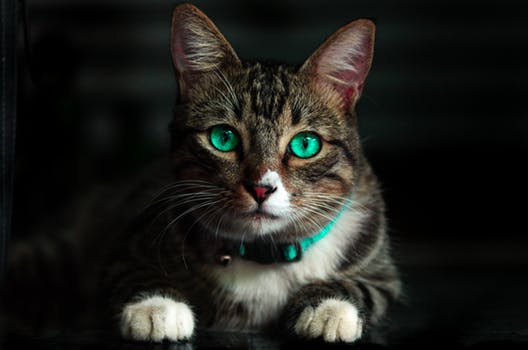
#> input picture DAY2/DATA-20220515T070511Z-001/DATA/cat.jpeg, 528 x 350 px, found by its file name
$ jupyter execute --allow-errors scaling.ipynb
#> lines starting #> are read from the running program, lines starting #| are printed output that depends on the picture
[cell 1]
import cv2
import numpy as np

[cell 2]
image = cv2.imread(r'C:\Users\akshay0909\open CV\DAY2\DATA-20220515T070511Z-001\DATA\cat.jpeg')
#> image is the input picture: shape (350, 528, 3); mean B, G, R 27.8, 31.9, 31.8
image

[cell 3]
 #(h,w)=image[:2]

[cell 4]
def resize(image,width=None, height=None,inter=cv2.INTER_AREA):

#> called with width = 100, inter = 3
    dim=None

    (h,w)=image[:2]
#> h = 528 rows, first 8: [16, 15, 11], [23, 22, 18], [31, 30, 26], [33, 32, 28], [29, 28, 24], [23, 22, 18], [20, 19, 15], [19, 18, 14]; w = 528 rows, first 8: [15, 14, 10], [22, 21, 17], [30, 29, 25], [33, 32, 28], [28, 27, 23], [22, 21, 17], [19, 18, 14], [19, 18, 14]

    if width is None and height is None:
        return image
    #calcuate new dim based on the width given

    elif width is None:
        r=width/float(w)
        dim=(height,inter(h*r))

    #calcuate new dim based on the height given

    elif width is None:
        r=width/float(h)
        dim=(inter(w*r),width)

    res=cv2.resize(image,dim,interpolation=inter)

    return res

[cell 5]
image = cv2.imread(r'C:\Users\akshay0909\open CV\DAY2\DATA-20220515T070511Z-001\DATA\cat.jpeg')

#> (a cell that did not finish here is left out)

# cropping

[cell 7]
image = cv2.imread(r'C:\Users\akshay0909\open CV\DAY2\DATA-20220515T070511Z-001\DATA\cat.jpeg')

[cell 8]
#srart_row,start_col=int(height* .025),int(height* .025),int(height* .025)

[cell 9]
SR=100
ER=600
SC=100
EC=800

[cell 10]
cropped=image[SR:ER,SC:EC]
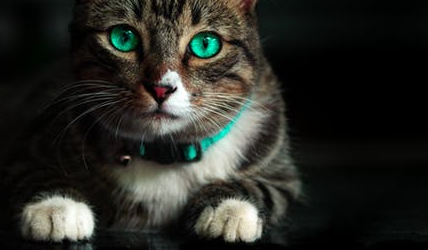
#> cropped: shape (250, 428, 3); mean B, G, R 36.8, 42.2, 41.3
cv2.imshow('OG IMAGE', image)
cv2.waitKey()
cv2.imshow('cropped',cropped)
cv2.waitKey()
cv2.destroyAllWindows()
